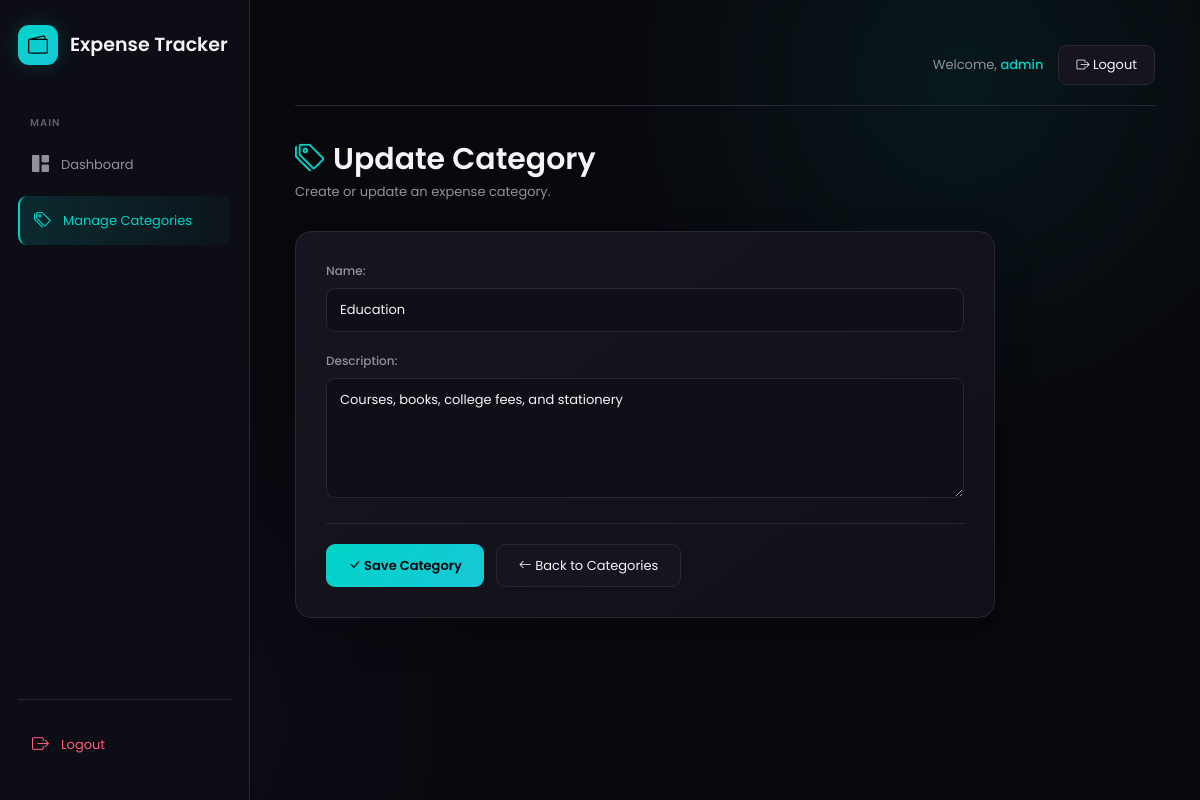
/categories/edit/11/ (signed in), run on the app's committed database.
### accounts/models.py (models this page shows, shortened)
class CustomUser(AbstractUser):
    email = models.EmailField(unique=True)

### expenses/models.py (models this page shows, shortened)
class Category(models.Model):
    name = models.CharField(max_length=100, unique=True)
    description = models.TextField(blank=True)
    created_at = models.DateTimeField(auto_now_add=True)

### expenses/views.py (the view)
# urls.py: path('categories/edit/<int:id>/',views.category_update,name='category_update'),
@login_required(login_url='login')
def category_update(request, id):
    data = Category.objects.get(id=id)
    if request.method == 'POST':
        form = CategoryForm(request.POST,instance=data)
        if form.is_valid():
            form.save()
            return redirect('category_list')
    else:
        form = CategoryForm(instance=data)
    return render( request, 'category_form.html', {'form': form,'title': 'Update Category'})

### expenses/forms.py (shortened to what this page needs)
class CategoryForm(forms.ModelForm):
    class Meta:
        model = Category
        fields = ['name', 'description']
        widgets = {
            'name': forms.TextInput(
                attrs={
                    'class': 'form-control',
                    'placeholder': 'Enter category name'
                }
            ),
            'description': forms.Textarea(
                attrs={
                    'class': 'form-control',
                    'placeholder': 'Enter description',
                    'rows': 4
                }
            ),
        }

### templates/category_form.html (shortened to what this page needs)
<!DOCTYPE html>
<html lang="en">
<head>
    <link
        href="https://cdn.jsdelivr.net/npm/bootstrap@5.3.8/dist/css/bootstrap.min.css"
        rel="stylesheet"
    >
    <link
        rel="stylesheet"
        href="https://cdn.jsdelivr.net/npm/bootstrap-icons@1.13.1/font/bootstrap-icons.min.css"
    >
</head>
<body>
<div class="app">
    <aside class="sidebar">
        <a href="{% url 'dashboard' %}"
           class="logo">
            <div class="logo-icon">
                <i class="bi bi-wallet2"></i>
            </div>
            <span>
                Expense Tracker
            </span>
        </a>
        <div class="menu-title">
            MAIN
        </div>
        <a href="{% url 'dashboard' %}"
           class="side-link">
            <i class="bi bi-grid-1x2-fill"></i>
            <span>
                Dashboard
            </span>
        </a>
        <a href="{% url 'category_list' %}"
           class="side-link active">
            <i class="bi bi-tags"></i>
            <span>
                Manage Categories
            </span>
        </a>
        <div class="sidebar-bottom">
            <a href="{% url 'logout' %}"
               class="side-link logout-link">
                <i class="bi bi-box-arrow-right"></i>
                <span>
                    Logout
                </span>
            </a>
        </div>
    </aside>
    <main class="main">
        <div class="topbar">
            <div class="welcome">
                Welcome,
                <span class="username">
                    {{ request.user.username }}
                </span>
            </div>
            <a href="{% url 'logout' %}"
               class="logout-btn">
                <i class="bi bi-box-arrow-right"></i>
                Logout
            </a>
        </div>
        <div class="page-header">
            <h1 class="page-title">
                <i class="bi bi-tags"
                   style="color: var(--teal);">
                </i>
                {{ title }}
            </h1>
            <p class="page-subtitle">
                Create or update an expense category.
            </p>
        </div>
        <div class="form-card">
            <form method="POST">
                {{ form.as_p }}
                <div class="form-actions">
                    <button type="submit"
                            class="btn-save">
                        <i class="bi bi-check-lg"></i>
                        Save Category
                    </button>
                    <a href="{% url 'category_list' %}"
                       class="btn-back">
                        <i class="bi bi-arrow-left"></i>
                        Back to Categories
                    </a>
                </div>
            </form>
        </div>
    </main>
</div>
</body>
</html>

### templates/category_form.html (style rules this page uses)
:root { --bg: #08080D; --sidebar: #0E0E16; --card: #15141F; --card-hover: #1C1B27; --border: #292735; --border-light: #343244; --text: #F5F5F7; --muted: #92909D; --teal: #00D4C7; --cyan: #19C7D8; --danger: #FF5C7A; }
body { margin: 0; font-family: 'Poppins', sans-serif; background: radial-gradient( circle at 80% 10%, rgba(0, 212, 199, 0.08), transparent 30% ), radial-gradient( circle at 10% 90%, rgba(117, 103, 255, 0.06), transparent 30% ), var(--bg); color: var(--text); min-height: 100vh; }
.app { display: flex; min-height: 100vh; }
.sidebar { width: 250px; min-height: 100vh; position: fixed; left: 0; top: 0; bottom: 0; background: rgba(14, 14, 22, 0.96); border-right: 1px solid var(--border); padding: 25px 18px; display: flex; flex-direction: column; }
.logo { display: flex; align-items: center; gap: 12px; text-decoration: none; color: var(--text); font-size: 19px; font-weight: 600; margin-bottom: 40px; }
.logo-icon { width: 40px; height: 40px; display: flex; align-items: center; justify-content: center; border-radius: 11px; background: linear-gradient( 135deg, var(--teal), var(--cyan) ); color: #08080D; font-size: 20px; box-shadow: 0 0 20px rgba(0, 212, 199, 0.20); }
.menu-title { color: #5F5D6A; font-size: 10px; font-weight: 600; letter-spacing: 1px; margin: 10px 12px; }
.side-link { display: flex; align-items: center; gap: 12px; padding: 12px 14px; margin-bottom: 6px; border-radius: 9px; color: var(--muted); text-decoration: none; font-size: 13px; transition: 0.25s; }
.side-link i { font-size: 17px; }
.side-link.active { color: var(--teal); background: linear-gradient( 90deg, rgba(0, 212, 199, 0.15), rgba(0, 212, 199, 0.03) ); border-left: 2px solid var(--teal); }
.sidebar-bottom { margin-top: auto; padding-top: 20px; border-top: 1px solid var(--border); }
.logout-link { color: var(--danger); }
.main { width: calc(100% - 250px); margin-left: 250px; min-height: 100vh; padding: 45px; }
.topbar { display: flex; justify-content: flex-end; align-items: center; margin-bottom: 35px; padding-bottom: 20px; border-bottom: 1px solid var(--border); }
.welcome { color: var(--muted); font-size: 13px; margin-right: 15px; }
.username { color: var(--teal); font-weight: 500; }
.logout-btn { color: var(--text); background: var(--card); border: 1px solid var(--border); border-radius: 9px; padding: 9px 17px; text-decoration: none; font-size: 13px; transition: 0.25s; }
.page-header { margin-bottom: 30px; }
.page-title { font-size: 30px; font-weight: 600; margin-bottom: 5px; }
.page-subtitle { color: var(--muted); font-size: 13px; margin: 0; }
.form-card { max-width: 700px; background: linear-gradient( 145deg, #171620, #111018 ); border: 1px solid var(--border); border-radius: 16px; padding: 30px; box-shadow: 0 15px 40px rgba(0, 0, 0, 0.20); }
.form-card p { margin-bottom: 20px; }
.form-card label { display: block; color: var(--muted); font-size: 12px; font-weight: 500; margin-bottom: 8px; }
.form-card input, .form-card textarea, .form-card select { width: 100%; background: #0F0F17; color: var(--text); border: 1px solid var(--border); border-radius: 9px; padding: 11px 13px; font-family: 'Poppins', sans-serif; font-size: 13px; outline: none; transition: 0.25s; }
.form-card textarea { min-height: 120px; resize: vertical; }
.form-actions { display: flex; gap: 12px; flex-wrap: wrap; margin-top: 25px; padding-top: 20px; border-top: 1px solid var(--border); }
.btn-save { background: linear-gradient( 135deg, var(--teal), var(--cyan) ); color: #08080D; border: none; border-radius: 9px; padding: 11px 22px; font-size: 13px; font-weight: 600; text-decoration: none; transition: 0.25s; }
.btn-back { background: var(--card); color: var(--text); border: 1px solid var(--border); border-radius: 9px; padding: 11px 22px; font-size: 13px; text-decoration: none; transition: 0.25s; }

### data on the page
CustomUser: user.username "admin"
Category: name "Education", description "Courses, books, college fees, and stationery"

### other printed values
{{ title }} "Update Category"
